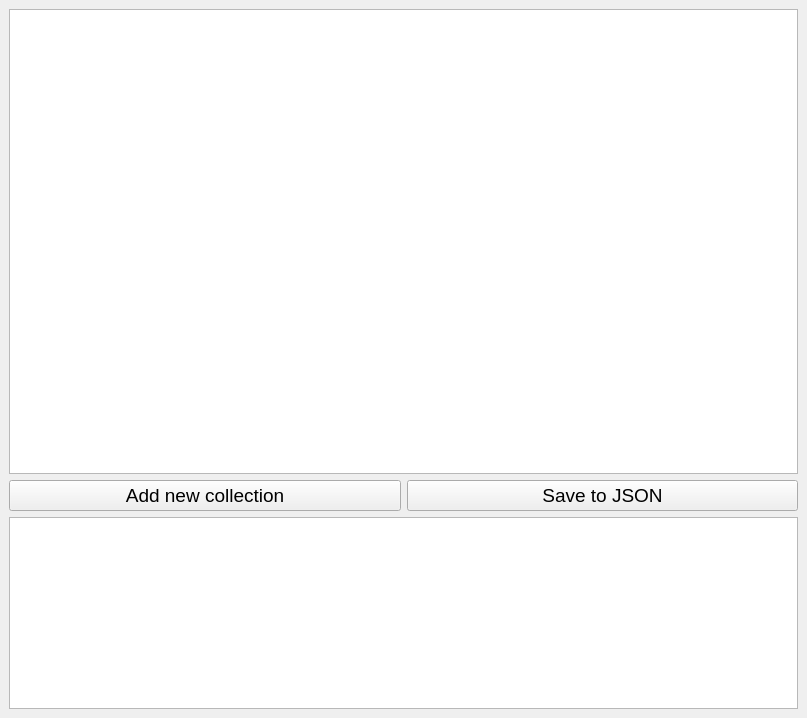
<?xml version="1.0" encoding="UTF-8"?>
<ui version="4.0">
 <class>MainWindow</class>
 <widget class="QMainWindow" name="MainWindow">
  <property name="geometry">
   <rect>
    <x>0</x>
    <y>0</y>
    <width>807</width>
    <height>718</height>
   </rect>
  </property>
  <property name="windowTitle">
   <string>Лабораторна робота №3</string>
  </property>
  <property name="windowIcon">
   <iconset>
    <normaloff>C:/Users/andru/Downloads/png-transparent-mongodb-original-wordmark-logo-icon-thumbnail.png</normaloff>C:/Users/andru/Downloads/png-transparent-mongodb-original-wordmark-logo-icon-thumbnail.png</iconset>
  </property>
  <widget class="QWidget" name="centralwidget">
   <layout class="QGridLayout" name="gridLayout">
    <item row="0" column="1">
     <layout class="QVBoxLayout" name="verticalLayout">
      <item>
       <widget class="QTreeView" name="_treeView">
        <property name="indentation">
         <number>25</number>
        </property>
        <property name="rootIsDecorated">
         <bool>false</bool>
        </property>
        <property name="itemsExpandable">
         <bool>true</bool>
        </property>
        <property name="animated">
         <bool>true</bool>
        </property>
        <property name="allColumnsShowFocus">
         <bool>false</bool>
        </property>
        <property name="headerHidden">
         <bool>true</bool>
        </property>
       </widget>
      </item>
      <item>
       <layout class="QHBoxLayout" name="horizontalLayout">
        <item>
         <widget class="QPushButton" name="_newCollectionButton">
          <property name="font">
           <font>
            <pointsize>14</pointsize>
           </font>
          </property>
          <property name="text">
           <string>Add new collection</string>
          </property>
         </widget>
        </item>
        <item>
         <widget class="QPushButton" name="_saveToJSONButton">
          <property name="font">
           <font>
            <pointsize>14</pointsize>
           </font>
          </property>
          <property name="text">
           <string>Save to JSON</string>
          </property>
         </widget>
        </item>
       </layout>
      </item>
      <item>
       <widget class="QPlainTextEdit" name="_loggerTextEdit">
        <property name="sizePolicy">
         <sizepolicy hsizetype="Expanding" vsizetype="Maximum">
          <horstretch>0</horstretch>
          <verstretch>0</verstretch>
         </sizepolicy>
        </property>
        <property name="font">
         <font>
          <pointsize>14</pointsize>
         </font>
        </property>
       </widget>
      </item>
     </layout>
    </item>
   </layout>
  </widget>
  <action name="actionCreate">
   <property name="text">
    <string>Create</string>
   </property>
  </action>
 </widget>
 <resources/>
 <connections/>
</ui>
